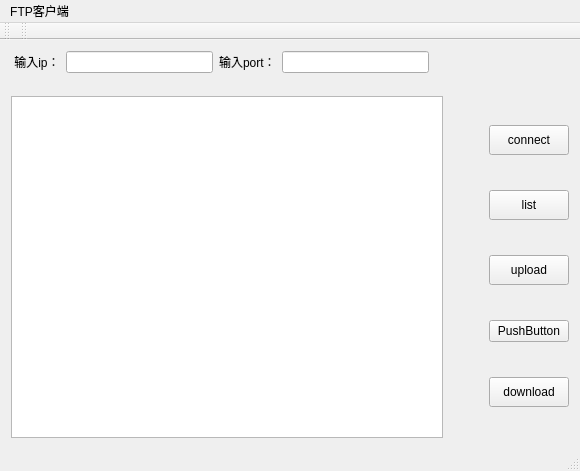
<?xml version="1.0" encoding="UTF-8"?>
<ui version="4.0">
 <class>MainWindow</class>
 <widget class="QMainWindow" name="MainWindow">
  <property name="geometry">
   <rect>
    <x>0</x>
    <y>0</y>
    <width>580</width>
    <height>471</height>
   </rect>
  </property>
  <property name="windowTitle">
   <string>MainWindow</string>
  </property>
  <property name="styleSheet">
   <string notr="true">#MainWindow{border-image: url(:/D:/qtcpp/painter22222/untitled.png);}</string>
  </property>
  <widget class="QWidget" name="centralWidget">
   <layout class="QGridLayout" name="gridLayout">
    <item row="0" column="0">
     <layout class="QHBoxLayout" name="horizontalLayout_3">
      <item>
       <layout class="QVBoxLayout" name="verticalLayout_2">
        <item>
         <layout class="QHBoxLayout" name="horizontalLayout">
          <item>
           <widget class="QLabel" name="label">
            <property name="text">
             <string> 输入ip：</string>
            </property>
           </widget>
          </item>
          <item>
           <widget class="QLineEdit" name="lineEdit">
            <property name="text">
             <string/>
            </property>
           </widget>
          </item>
          <item>
           <widget class="QLabel" name="label_2">
            <property name="text">
             <string>输入port：</string>
            </property>
           </widget>
          </item>
          <item>
           <widget class="QLineEdit" name="lineEdit_2"/>
          </item>
         </layout>
        </item>
        <item>
         <spacer name="horizontalSpacer_2">
          <property name="orientation">
           <enum>Qt::Horizontal</enum>
          </property>
          <property name="sizeHint" stdset="0">
           <size>
            <width>418</width>
            <height>17</height>
           </size>
          </property>
         </spacer>
        </item>
       </layout>
      </item>
      <item>
       <layout class="QVBoxLayout" name="verticalLayout">
        <item>
         <spacer name="horizontalSpacer">
          <property name="orientation">
           <enum>Qt::Horizontal</enum>
          </property>
          <property name="sizeHint" stdset="0">
           <size>
            <width>113</width>
            <height>17</height>
           </size>
          </property>
         </spacer>
        </item>
        <item>
         <spacer name="horizontalSpacer_3">
          <property name="orientation">
           <enum>Qt::Horizontal</enum>
          </property>
          <property name="sizeHint" stdset="0">
           <size>
            <width>108</width>
            <height>20</height>
           </size>
          </property>
         </spacer>
        </item>
       </layout>
      </item>
     </layout>
    </item>
    <item row="1" column="0">
     <layout class="QHBoxLayout" name="horizontalLayout_4">
      <item>
       <layout class="QHBoxLayout" name="horizontalLayout_2">
        <item>
         <widget class="QTextBrowser" name="textBrowser">
          <property name="maximumSize">
           <size>
            <width>16776000</width>
            <height>16777215</height>
           </size>
          </property>
          <property name="styleSheet">
           <string notr="true">font: 12pt &quot;Arial&quot;;
color: rgb(0, 255, 255);</string>
          </property>
         </widget>
        </item>
        <item>
         <spacer name="verticalSpacer">
          <property name="orientation">
           <enum>Qt::Vertical</enum>
          </property>
          <property name="sizeHint" stdset="0">
           <size>
            <width>40</width>
            <height>298</height>
           </size>
          </property>
         </spacer>
        </item>
       </layout>
      </item>
      <item>
       <layout class="QVBoxLayout" name="verticalLayout_3">
        <property name="sizeConstraint">
         <enum>QLayout::SetFixedSize</enum>
        </property>
        <item>
         <widget class="QPushButton" name="pushButton_4">
          <property name="sizePolicy">
           <sizepolicy hsizetype="Preferred" vsizetype="Fixed">
            <horstretch>0</horstretch>
            <verstretch>0</verstretch>
           </sizepolicy>
          </property>
          <property name="minimumSize">
           <size>
            <width>45</width>
            <height>30</height>
           </size>
          </property>
          <property name="maximumSize">
           <size>
            <width>16777215</width>
            <height>16777215</height>
           </size>
          </property>
          <property name="styleSheet">
           <string notr="true"/>
          </property>
          <property name="text">
           <string>connect</string>
          </property>
         </widget>
        </item>
        <item>
         <widget class="QPushButton" name="pushButton_3">
          <property name="minimumSize">
           <size>
            <width>30</width>
            <height>30</height>
           </size>
          </property>
          <property name="maximumSize">
           <size>
            <width>16777215</width>
            <height>16777215</height>
           </size>
          </property>
          <property name="styleSheet">
           <string notr="true"/>
          </property>
          <property name="text">
           <string>list</string>
          </property>
         </widget>
        </item>
        <item>
         <widget class="QPushButton" name="pushButton">
          <property name="minimumSize">
           <size>
            <width>30</width>
            <height>30</height>
           </size>
          </property>
          <property name="maximumSize">
           <size>
            <width>16777215</width>
            <height>16777215</height>
           </size>
          </property>
          <property name="styleSheet">
           <string notr="true"/>
          </property>
          <property name="text">
           <string>upload</string>
          </property>
         </widget>
        </item>
        <item>
         <widget class="QPushButton" name="pushButton_5">
          <property name="text">
           <string>PushButton</string>
          </property>
         </widget>
        </item>
        <item>
         <widget class="QPushButton" name="pushButton_2">
          <property name="minimumSize">
           <size>
            <width>30</width>
            <height>30</height>
           </size>
          </property>
          <property name="maximumSize">
           <size>
            <width>16777215</width>
            <height>16777215</height>
           </size>
          </property>
          <property name="styleSheet">
           <string notr="true"/>
          </property>
          <property name="text">
           <string>download</string>
          </property>
          <property name="iconSize">
           <size>
            <width>16</width>
            <height>16</height>
           </size>
          </property>
         </widget>
        </item>
       </layout>
      </item>
     </layout>
    </item>
   </layout>
  </widget>
  <widget class="QMenuBar" name="menuBar">
   <property name="geometry">
    <rect>
     <x>0</x>
     <y>0</y>
     <width>580</width>
     <height>23</height>
    </rect>
   </property>
   <widget class="QMenu" name="menuFtp">
    <property name="title">
     <string>FTP客户端</string>
    </property>
   </widget>
   <addaction name="menuFtp"/>
  </widget>
  <widget class="QToolBar" name="mainToolBar">
   <attribute name="toolBarArea">
    <enum>TopToolBarArea</enum>
   </attribute>
   <attribute name="toolBarBreak">
    <bool>false</bool>
   </attribute>
  </widget>
  <widget class="QStatusBar" name="statusBar"/>
  <widget class="QToolBar" name="toolBar">
   <property name="windowTitle">
    <string>toolBar</string>
   </property>
   <attribute name="toolBarArea">
    <enum>TopToolBarArea</enum>
   </attribute>
   <attribute name="toolBarBreak">
    <bool>false</bool>
   </attribute>
  </widget>
  <action name="actionOk">
   <property name="text">
    <string>ok</string>
   </property>
  </action>
 </widget>
 <layoutdefault spacing="6" margin="11"/>
 <tabstops>
  <tabstop>lineEdit</tabstop>
  <tabstop>textBrowser</tabstop>
  <tabstop>pushButton</tabstop>
  <tabstop>lineEdit_2</tabstop>
  <tabstop>pushButton_3</tabstop>
 </tabstops>
 <resources/>
 <connections/>
</ui>
